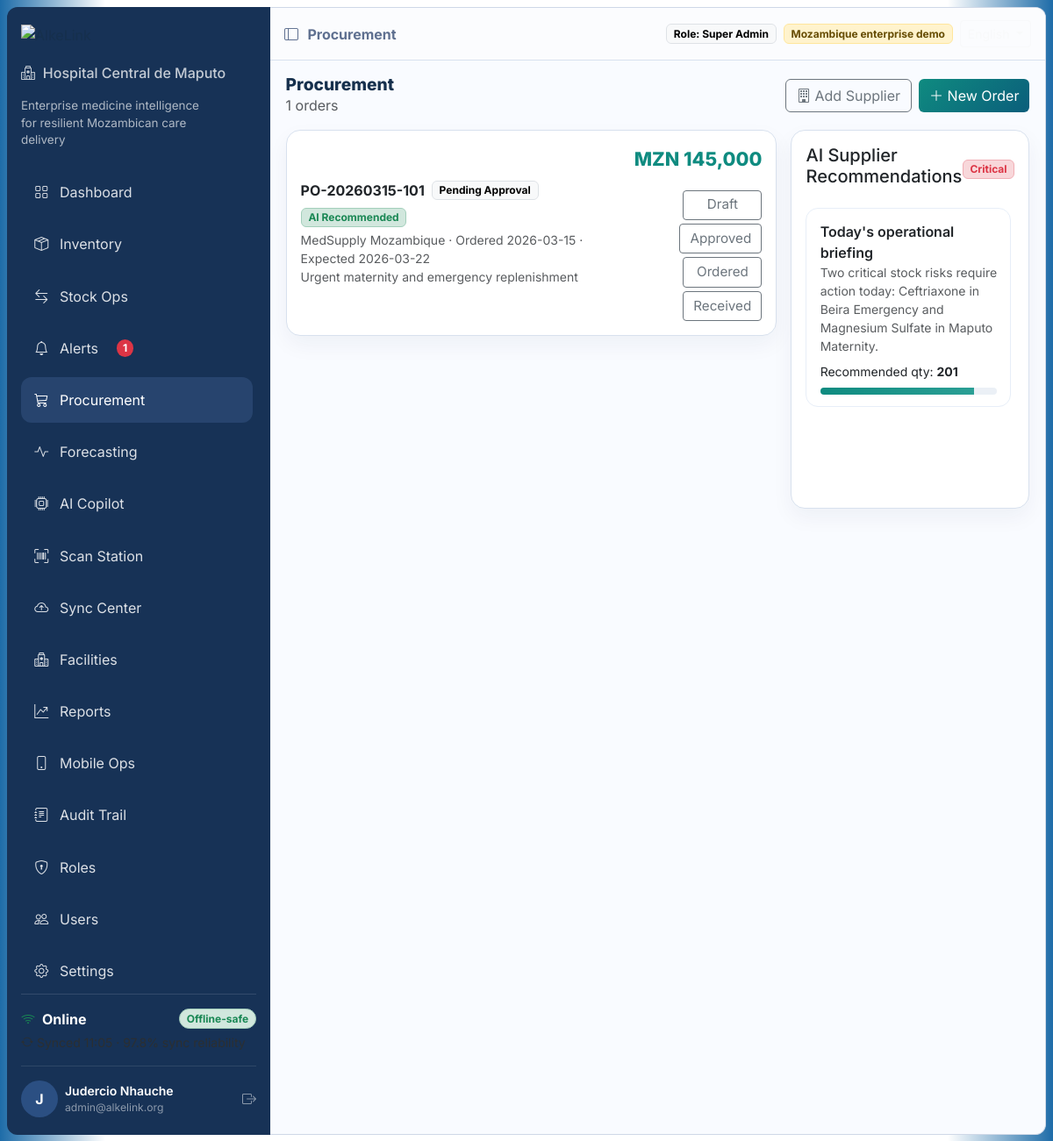
The app's page /index.php?route=procurement (signed in) with its own data.
### tables this page shows
CREATE TABLE IF NOT EXISTS procurement_orders (
  id INT AUTO_INCREMENT PRIMARY KEY,
  order_number VARCHAR(60) NOT NULL,
  supplier VARCHAR(180) NOT NULL,
  status VARCHAR(80) NOT NULL,
  order_date DATE NOT NULL,
  expected_delivery DATE NULL,
  value DECIMAL(14,2) DEFAULT 0,
  ai_recommended TINYINT(1) DEFAULT 0,
  notes TEXT NULL,
  created_at TIMESTAMP DEFAULT CURRENT_TIMESTAMP
);

CREATE TABLE IF NOT EXISTS ai_insights (
  id INT AUTO_INCREMENT PRIMARY KEY,
  type VARCHAR(80) NOT NULL,
  title VARCHAR(255) NOT NULL,
  text TEXT NOT NULL,
  severity VARCHAR(50) NOT NULL,
  confidence INT DEFAULT 0,
  actioned TINYINT(1) DEFAULT 0,
  generated_at DATETIME NOT NULL
);

### app/controllers/BaseController.php (called while the page is built, shortened)
<?php
class BaseController
{
    protected function render(string $view, array $data = [], string $title = 'AlkeLink'): void
    {
        extract($data);
        require __DIR__ . '/../views/layouts/header.php';
        require __DIR__ . '/../views/' . $view . '.php';
        require __DIR__ . '/../views/layouts/footer.php';
    }
}

### app/controllers/ProcurementController.php (called while the page is built, shortened)
<?php
class ProcurementController extends BaseController
{
    public function index(): void
    {
        $model = new ProcurementModel();
        $insights = (new DashboardModel())->aiInsights();
        $medicines = (new InventoryModel())->all();
        $this->render('procurement/index', [
            'orders' => array_reverse($model->all()),
            'insights' => $insights,
            'suppliers' => $model->suppliers(),
            'medicines' => $medicines,
        ], 'Procurement');
    }
}

### public/index.php (called while the page is built, shortened)
<?php
require_once __DIR__ . '/../app/models/BaseModel.php';
require_once __DIR__ . '/../app/models/DashboardModel.php';
require_once __DIR__ . '/../app/controllers/BaseController.php';
require_once __DIR__ . '/../app/controllers/ProcurementController.php';
$route = $_GET['route'] ?? 'dashboard';
$map = [
    'login' => [App\Controllers\AuthController::class, 'login'],
    'logout' => [App\Controllers\AuthController::class, 'logout'],
    'dashboard' => [App\Controllers\DashboardController::class, 'index'],
    'inventory' => [App\Controllers\InventoryController::class, 'index'],
    'operations' => [App\Controllers\OperationsController::class, 'index'],
    'alerts' => [App\Controllers\AlertsController::class, 'index'],
    'procurement' => [App\Controllers\ProcurementController::class, 'index'],
    'ai-copilot' => [App\Controllers\AIController::class, 'copilot'],
    'ai-ask' => [App\Controllers\AIController::class, 'ask'],
    'ai-insights' => [App\Controllers\AIController::class, 'insights'],
    'ai-insights-delete' => [App\Controllers\AIController::class, 'deleteInsight'],
    'scanner' => [App\Controllers\ScannerController::class, 'index'],
    'sync-center' => [App\Controllers\SyncController::class, 'index'],
    'reports' => [App\Controllers\ReportsController::class, 'index'],
    'forecast' => [App\Controllers\ForecastController::class, 'index'],
    'mobile' => [App\Controllers\MobileController::class, 'index'],
    'roles' => [App\Controllers\AdminController::class, 'roles'],
    'users' => [App\Controllers\UsersController::class, 'index'],
    'facilities' => [App\Controllers\FacilitiesController::class, 'index'],
    'audit' => [App\Controllers\AuditController::class, 'index'],
    'settings' => [App\Controllers\SettingsController::class, 'index'],
];
[$controllerClass, $method] = $map[$route];
$controller = new $controllerClass();
$controller->$method();

### app/models/ProcurementModel.php (called while the page is built, shortened)
<?php
class ProcurementModel extends BaseModel
{
    public function all(): array
    {
        $pdo = self::db();
        $stmt = $pdo->query('SELECT * FROM procurement_orders ORDER BY order_date DESC');
        return $stmt->fetchAll(PDO::FETCH_ASSOC);
    }
}

### app/models/BaseModel.php (called while the page is built, shortened)
<?php
class BaseModel
{
    protected static ?PDO $pdo = null;
    protected static bool $demoMode = false;
    public static function db(): ?PDO
    {
        if (self::$pdo instanceof PDO || self::$demoMode) {
            return self::$pdo;
        }
        $config = require __DIR__ . '/../../config/config.php';
        $db = $config['db'];
        try {
            $dsn = sprintf('mysql:host=%s;port=%s;dbname=%s;charset=%s', $db['host'], $db['port'], $db['name'], $db['charset']);
            self::$pdo = new PDO($dsn, $db['user'], $db['pass'], [
                PDO::ATTR_ERRMODE => PDO::ERRMODE_EXCEPTION,
                PDO::ATTR_DEFAULT_FETCH_MODE => PDO::FETCH_ASSOC,
            ]);
            return self::$pdo;
        } catch (PDOException $e) {
            self::$demoMode = true;
            if (session_status() === PHP_SESSION_ACTIVE) {
                $_SESSION['db_error'] = $e->getMessage();
            }
            return null;
        }
    }
    public static function isDemoMode(): bool
    {
        return self::$demoMode;
    }
}

### app/models/DashboardModel.php (called while the page is built, shortened)
<?php
class DashboardModel extends BaseModel
{
    public function aiInsights(): array
    {
        try {
            $stmt = self::db()->query('SELECT * FROM ai_insights ORDER BY generated_at DESC LIMIT 20');
            return $stmt->fetchAll();
        } catch (\Throwable $e) {
            return $this->sessionCollection('insights', fn() => DemoData::aiInsights());
        }
    }
}

### app/views/procurement/index.php (the view, shortened to what this page needs)
<section class="page-body compact-page">
  <div class="section-head mb-3">
    <div>
      <h2>Procurement</h2>
      <p class="text-muted mb-0"><?= count($orders) ?> orders</p>
    </div>
    <div class="d-flex gap-2">
      <button class="btn btn-outline-secondary" data-bs-toggle="modal" data-bs-target="#supplierModal"><i class="bi bi-building"></i> Add Supplier</button>
      <button class="btn btn-alk" data-bs-toggle="modal" data-bs-target="#orderModal"><i class="bi bi-plus-lg"></i> New Order</button>
    </div>
  </div>
  <div class="row g-3">
    <div class="col-xl-8">
      <?php foreach ($orders as $order): ?>
      <div class="card alk-card mb-3 proc-card"><div class="card-body proc-card-body"><div class="proc-card-flex">
          <div class="proc-card-main">
            <div class="d-flex align-items-center gap-2 flex-wrap mb-1"><strong><?= htmlspecialchars($order['order_number']) ?></strong><span class="badge text-bg-light border"><?= htmlspecialchars($order['status']) ?></span><?php if(!empty($order['ai_recommended'])): ?><span class="badge bg-success-subtle text-success border border-success-subtle">AI Recommended</span><?php endif; ?></div>
            <div class="small text-muted"><?= htmlspecialchars($order['supplier']) ?> · Ordered <?= htmlspecialchars($order['order_date']) ?> · Expected <?= htmlspecialchars($order['expected_delivery']) ?></div>
            <div class="small text-muted"><?= htmlspecialchars($order['notes']) ?></div>
          </div>
          <div class="proc-card-meta">
            <div class="proc-value">MZN <?= number_format((float)$order['value'],0) ?></div>
            <div class="proc-card-actions">
              <?php foreach (['Draft','Pending Approval','Approved','Ordered','Received'] as $st): if($st!==$order['status']): ?><a class="btn btn-sm btn-outline-secondary" href="index.php?route=procurement&action=status&id=<?= (int)$order['id'] ?>&value=<?= urlencode($st) ?>"><?= $st ?></a><?php endif; endforeach; ?>
            </div>
          </div>
        </div></div></div>
      <?php endforeach; ?>
    </div>
    <div class="col-xl-4">
      <div class="card alk-card fixed-card"><div class="card-body"><div class="d-flex justify-content-between align-items-center mb-3"><h5>AI Supplier Recommendations</h5><span class="badge bg-danger-subtle text-danger border border-danger-subtle">Critical</span></div><div class="internal-scroll-panel"><?php foreach(array_slice($insights,0,5) as $ins): ?><div class="feed-item"><div class="fw-semibold"><?= htmlspecialchars($ins['title']) ?></div><div class="small text-muted mb-2"><?= htmlspecialchars($ins['text']) ?></div><div class="small">Recommended qty: <strong><?= rand(120,500) ?></strong></div><div class="progress alk-progress mt-2"><div class="progress-bar" style="width: <?= (int)$ins['confidence'] ?>%"></div></div></div><?php endforeach; ?></div></div></div>
    </div>
  </div>
</section>

### public/assets/css/style.css (style rules this page uses)
:root { --alk-navy: #173256; --alk-navy-2: #213f69; --alk-teal: #0f8b80; --alk-teal-2: #147a70; --alk-light: #f5f7fb; --alk-border: #d8e1ee; --alk-danger: #e23737; --alk-warning: #ee9b00; --alk-purple: #8a5cf6; --alk-text: #16304d; }
* { box-sizing: border-box; }
html, body { margin: 0; padding: 0; overflow-x: hidden; }
body { font-family: Inter, sans-serif; background: linear-gradient(90deg,#1e6ca8 0%,#ffffff 10%,#ffffff 90%,#1e6ca8 100%); color: var(--alk-text); }
a { text-decoration: none; }
.btn-alk { background: linear-gradient(135deg,var(--alk-teal),#0b5e7b); color: #fff; border: none; }
.page-body { padding: 1rem 1.1rem; }
.compact-page .row { --bs-gutter-x: 1rem; }
.alk-card { border: 1px solid var(--alk-border); border-radius: 16px; box-shadow: 0 8px 22px rgba(15,30,60,.04); overflow: hidden; }
.alk-card .card-body { padding: 1rem; }
.fixed-card .card-body { min-height: 430px; }
.internal-scroll-panel { max-height: 320px; overflow-y: auto; padding-right: .25rem; }
.feed-item { border: 1px solid #e7eef8; border-radius: 14px; padding: .85rem .95rem; margin-bottom: .75rem; background: #fff; }
.alk-progress { height: 8px; background: #ebf0f6; }
.alk-progress .progress-bar { background: linear-gradient(90deg,var(--alk-teal),#2b9f95); }
.section-head { display: flex; justify-content: space-between; align-items: center; gap: 1rem; flex-wrap: wrap; }
.section-head h2 { margin-bottom: 0; font-weight: 800; font-size: 1.2rem; }
.proc-value { font-size: 1.35rem; color: var(--alk-teal); font-weight: 800; display: block; width: 100%; text-align: right; }
.proc-card { display: flex; flex-direction: column; height: auto; min-height: unset; padding: 0; }
.proc-card-body { display: flex; align-items: center; height: auto; padding: 0.75rem 1rem; }
.proc-card-flex { display: flex; flex-direction: row; align-items: center; width: 100%; height: auto; }
.proc-card-meta { flex: 0 0 180px; min-width: 140px; display: flex; flex-direction: column; align-items: flex-end; text-align: right; justify-content: flex-end; height: 100%; }
.proc-card-main { flex: 1 1 0; min-width: 0; }
.proc-card-actions { width: 100%; display: flex; gap: 0.25rem; flex-wrap: wrap; justify-content: flex-end; margin-top: 1.2rem; margin-bottom: 0; }
.proc-card-actions .btn { font-size: 0.95rem; padding: 0.3rem 0.7rem; min-width: 90px; }
.mini-stat, .card.alk-card { box-shadow:0 10px 24px rgba(16,42,74,.05) }

### records on screen
procurement_orders: order_number "PO-20260315-101", status "Pending Approval", ai_recommended "AI Recommended", supplier "MedSupply Mozambique", order_date "2026-03-15", expected_delivery "2026-03-22", notes "Urgent maternity and emergency replenishment", value "145,000", st "Draft", st "Approved", st "Ordered", st "Received"
ai_insights: title "Today's operational briefing", text "Two critical stock risks require action today: Ceftriaxone in Beira Emergency and Magnesium Sulfate in Maputo Maternity.", confidence 87 (drawn)

### other values on screen
t('layout.hospital') "Hospital Central de Maputo"
t('layout.mission') "Enterprise medicine intelligence for resilient Mozambican care delivery"
$item['label'] "Dashboard"
$item['label'] "Inventory"
$item['label'] "Stock Ops"
$item['label'] "Alerts"
$count "1"
$item['label'] "Procurement"
$item['label'] "Forecasting"
$item['label'] "AI Copilot"
$item['label'] "Scan Station"
$item['label'] "Sync Center"
$item['label'] "Facilities"
$item['label'] "Reports"
$item['label'] "Mobile Ops"
